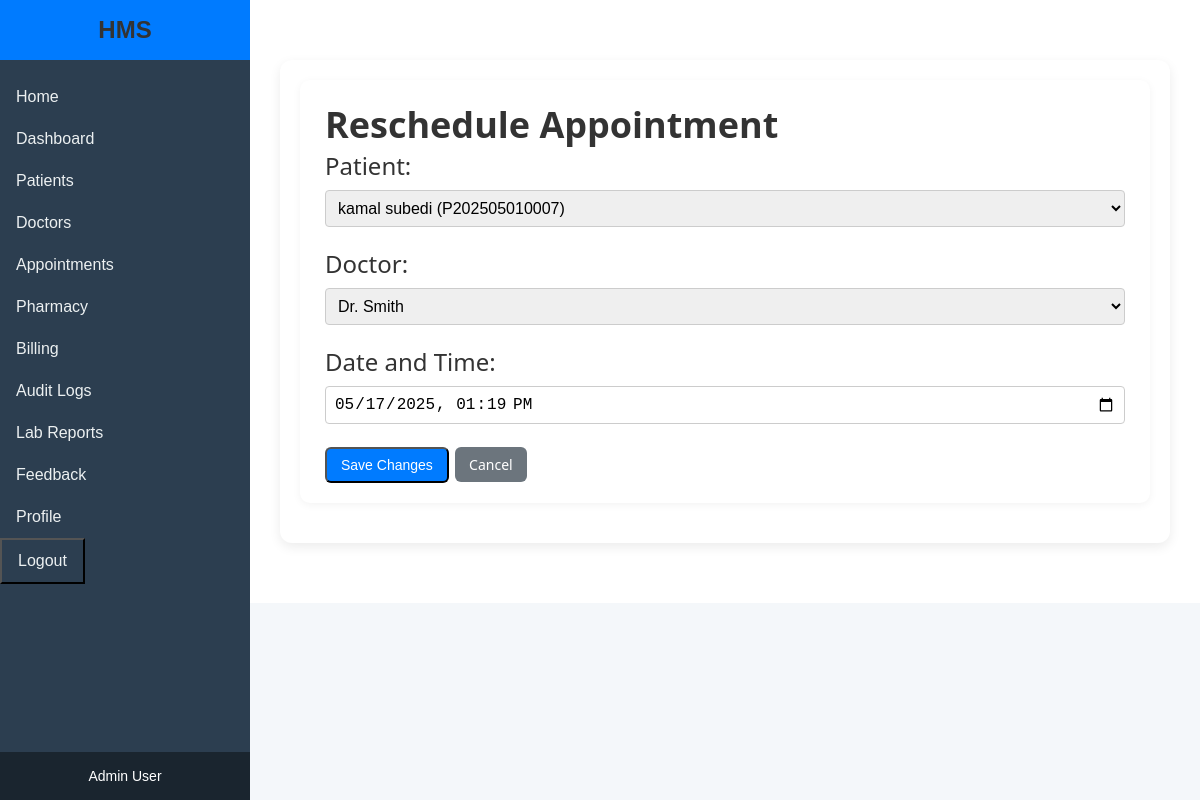
Screenshot of /appointments/edit/3/ (signed in) with the database file from the repository.
### core/models.py (models this page shows, shortened)
class Patient(models.Model):
    MARITAL_STATUS_CHOICES = [
        ('S', 'Single'),
        ('M', 'Married'),
        ('D', 'Divorced'),
        ('W', 'Widowed'),
    ]
    GENDER_CHOICES = [
        ('M', 'Male'),
        ('F', 'Female'),
        ('O', 'Other'),
    ]
    BLOOD_GROUP_CHOICES = [
        ('A+', 'A+'),
        ('A-', 'A-'),
        ('B+', 'B+'),
        ('B-', 'B-'),
        ('AB+', 'AB+'),
        ('AB-', 'AB-'),
        ('O+', 'O+'),
        ('O-', 'O-'),
]
    RELATIONSHIP_CHOICES = [
        ('SPOUSE', 'Spouse'),
        ('PARENT', 'Parent'),
        ('CHILD', 'Child'),
        ('SIBLING', 'Sibling'),
        ('OTHER', 'Other'),
    ]
    patient_id = models.CharField(max_length=20, unique=True,editable=False)
    first_name = models.CharField(max_length=50)
    last_name = models.CharField(max_length=50)
    date_of_birth = models.DateField()
    gender = models.CharField(max_length=1, choices=GENDER_CHOICES)
    marital_status = models.CharField(max_length=1, choices=MARITAL_STATUS_CHOICES)
    nationality = models.CharField(max_length=50)
    primary_phone = models.CharField(max_length=15)
    address_street = models.CharField(max_length=100)
    address_city = models.CharField(max_length=50)
    address_state = models.CharField(max_length=50)
    address_postal = models.CharField(max_length=10)
    address_country = models.CharField(max_length=50)
    permanent_address_same = models.BooleanField(default=True)
    permanent_street = models.CharField(max_length=100, blank=True, null=True)
    permanent_city = models.CharField(max_length=50, blank=True, null=True)
    permanent_state = models.CharField(max_length=50, blank=True, null=True)
    permanent_postal = models.CharField(max_length=10, blank=True, null=True)
    permanent_country = models.CharField(max_length=50, blank=True, null=True)
    emergency_contact_name = models.CharField(max_length=100)
    emergency_contact_relationship = models.CharField(max_length=20, choices=RELATIONSHIP_CHOICES)
    emergency_contact_phone = models.CharField(max_length=15)
    blood_group = models.CharField(
        max_length=3,
        choices=BLOOD_GROUP_CHOICES,
        blank=True,
        null=True,
        help_text="Select a valid blood group"
    )
    consent_for_treatment = models.BooleanField(default=False)
    doctor = models.ForeignKey('Doctor', on_delete=models.SET_NULL, null=True, blank=True)
    created_at = models.DateTimeField(default=timezone.now) #testcheck
    allergies = models.TextField(blank=True, default='None')
    chronic_conditions = models.TextField(blank=True, default='None')
    current_medications = models.TextField(blank=True, default='None')
    insurance_provider = models.CharField(max_length=100, blank=True, default='Self-Pay')
    insurance_policy_number = models.CharField(max_length=50, blank=True)
    middle_name = models.CharField(max_length=100,blank=True)
    secondary_phone = models.CharField(max_length=15,blank=True)
    billing_address_same = models.BooleanField(default=False)
    email = models.EmailField()
    def __str__(self):
        return f"{self.first_name} {self.last_name} ({self.patient_id})"

class Appointment(models.Model):
    patient = models.ForeignKey(Patient, on_delete=models.CASCADE)
    doctor = models.ForeignKey(Doctor, on_delete=models.CASCADE)
    appointment_date = models.DateTimeField()
    created_at = models.DateTimeField(auto_now_add=True)

### core/views.py (the view)
# urls.py: path('appointments/edit/<int:id>/', views.edit_appointment, name='edit_appointment'),
@login_required
@user_passes_test(is_admin)
def edit_appointment(request, id):
    appointment = get_object_or_404(Appointment, id=id)
    if request.method == 'POST':
        form = AppointmentForm(request.POST, instance=appointment)
        if form.is_valid():
            form.save()
            log_action(request.user, "Edit Appointment", f"Edited appointment for patient {appointment.patient} with doctor {appointment.doctor}")
            messages.success(request, "Appointment updated successfully.")#testcheck
            return redirect('appointment_list')
        else:
            messages.error(request, "Please correct the errors in the form.")
    else:
        form = AppointmentForm(instance=appointment)
    return render(request, 'edit_appointment.html', {'form': form, 'appointment': appointment})

### core/forms.py (shortened to what this page needs)
class AppointmentForm(forms.ModelForm):
    class Meta:
        model = Appointment
        fields = ['patient', 'doctor', 'appointment_date']
        widgets = {
            'appointment_date': forms.DateTimeInput(attrs={'type': 'datetime-local'}),
            'patient': forms.Select(),
            'doctor': forms.Select(),
        }

### core/models.py (called while the page is built)
    def __str__(self):
        return self.name

### core/views.py (called while the page is built)
def is_admin(user):
    return user.groups.filter(name='Admin').exists()

### templates/edit_appointment.html (shortened to what this page needs)
{% extends 'base.html' %}
{% load static %}
{% block content %}
    <div class="content-wrapper">
        <div class="form-container">
            <h2>Reschedule Appointment</h2>
            <form method="post" class="appointment-form">
                <div class="form-group">
                    <label for="{{ form.patient.id_for_label }}">Patient:</label>
                    {{ form.patient }}
                </div>
                <div class="form-group">
                    <label for="{{ form.doctor.id_for_label }}">Doctor:</label>
                    {{ form.doctor }}
                </div>
                <div class="form-group">
                    <label for="{{ form.appointment_date.id_for_label }}">Date and Time:</label>
                    {{ form.appointment_date }}
                </div>
                <button type="submit" class="btn btn-primary">Save Changes</button>
                <a href="{% url 'appointment_list' %}" class="btn btn-secondary">Cancel</a>
            </form>
        </div>
    </div>
{% endblock %}

### templates/base.html (shortened to what this page needs)
<!DOCTYPE html>
<html lang="en">
<head>
    {% load static %}
    <link rel="stylesheet" href="{% static 'css/style.css' %}">
</head>
<body>
    <div class="container">
        <aside class="sidebar">
            <div class="sidebar-header">
                <h2>HMS</h2>
            </div>
            <nav class="sidebar-nav">
                <a href="{% url 'home' %}" class="sidebar-link">Home</a>
                {% if user.is_authenticated %}
                    <a href="{% url 'dashboard' %}" class="sidebar-link">Dashboard</a>
                    <a href="{% url 'patient_list' %}" class="sidebar-link">Patients</a>
                    {% if user.groups.all.0.name == 'Admin' %}
                        <a href="{% url 'doctor_list' %}" class="sidebar-link">Doctors</a>
                    {% endif %}
                    <a href="{% url 'appointment_list' %}" class="sidebar-link">Appointments</a>
                    {% if user.groups.all.0.name == 'Admin' %}
                        <a href="{% url 'medicine_list' %}" class="sidebar-link">Pharmacy</a>
                        <a href="{% url 'billing_list' %}" class="sidebar-link">Billing</a>
                        <a href="{% url 'audit_log_list' %}" class="sidebar-link">Audit Logs</a>
                    {% endif %}
                    <a href="{% url 'lab_report_list' %}" class="sidebar-link">Lab Reports</a>
                    <a href="{% url 'feedback_list' %}" class="sidebar-link">Feedback</a>
                    <a href="{% url 'profile' %}" class="sidebar-link">Profile</a>
                    <button onclick="document.getElementById('logout-form').submit()" class="sidebar-link sidebar-button">Logout</button>
                {% else %}
                    <a href="{% url 'login' %}" class="sidebar-link">Login</a>
                {% endif %}
            </nav>
            <div class="sidebar-footer">
                <p>{{ user.groups.all.0.name|default:"Guest" }} User</p>
            </div>
        </aside>
        <main class="main-content">
            {% block content %}
            {% endblock %}
        </main>
    </div>
</body>
</html>

### static/css/style.css (style rules this page uses)
* { margin: 0; padding: 0; box-sizing: border-box; }
body { font-family: 'Arial', sans-serif; background-color: #f4f7fa; color: #333; }
h2, h3 { color: #333; }
.sidebar { width: 250px; background-color: #2c3e50; color: white; display: flex; flex-direction: column; position: fixed; height: 100%; z-index: 1000; transition: width 0.3s ease; }
.sidebar-header { padding: 1rem; background: #007bff; color: white; text-align: center; }
.sidebar-header h2 { margin: 0; font-size: 1.5rem; }
.sidebar-nav { flex: 1; padding: 1rem 0; }
.sidebar-link { display: block; padding: 0.75rem 1rem; color: #ecf0f1; text-decoration: none; font-size: 1rem; transition: background 0.2s; }
.sidebar-footer { padding: 1rem; background-color: #1a252f; font-size: 14px; text-align: center; }
.main-content { flex-grow: 1; padding: 30px; background-color: #fff; margin-left: 250px; overflow-y: auto; transition: margin-left 0.3s ease; }
.form-group { display: flex; flex-direction: column; margin-bottom: 20px; }
.form-group label { margin-bottom: 0.5rem; }
.form-group input, .form-group select, .form-group textarea { padding: 0.5rem; border: 1px solid #ccc; border-radius: 4px; font-size: 1rem; }
.btn { padding: 8px 14px; border-radius: 6px; text-decoration: none; color: white; font-size: 14px; display: inline-block; transition: background 0.3s ease; }
.btn-primary { background-color: #007bff; color: white; }
.btn-secondary { background-color: #6c757d; color: white; }
.form-container { background: #fff; padding: 20px 25px; border-radius: 10px; box-shadow: 0 2px 8px rgba(0, 0, 0, 0.05); font-size: 24px; font-weight: 200; margin-bottom: 20px; color: #2c3e50; }
.content-wrapper { max-width: 1200px; margin: 30px auto; padding: 20px; background-color: #ffffff; border-radius: 12px; box-shadow: 0 4px 12px rgba(0,0,0,0.08); font-family: 'Segoe UI', sans-serif; }
label { display: block; margin-bottom: 6px; font-weight: 500; color: #333; }
.sidebar-button { background:#2c3e50;; }

### rows the page displays
Patient: patient "kamal subedi (P202505010007)"
Appointment: doctor "Dr. Smith", appointment_date "05/17/2025 13:19"

### other values shown
{{ user.groups.all.0.name|default:"Guest" }} "Admin"
